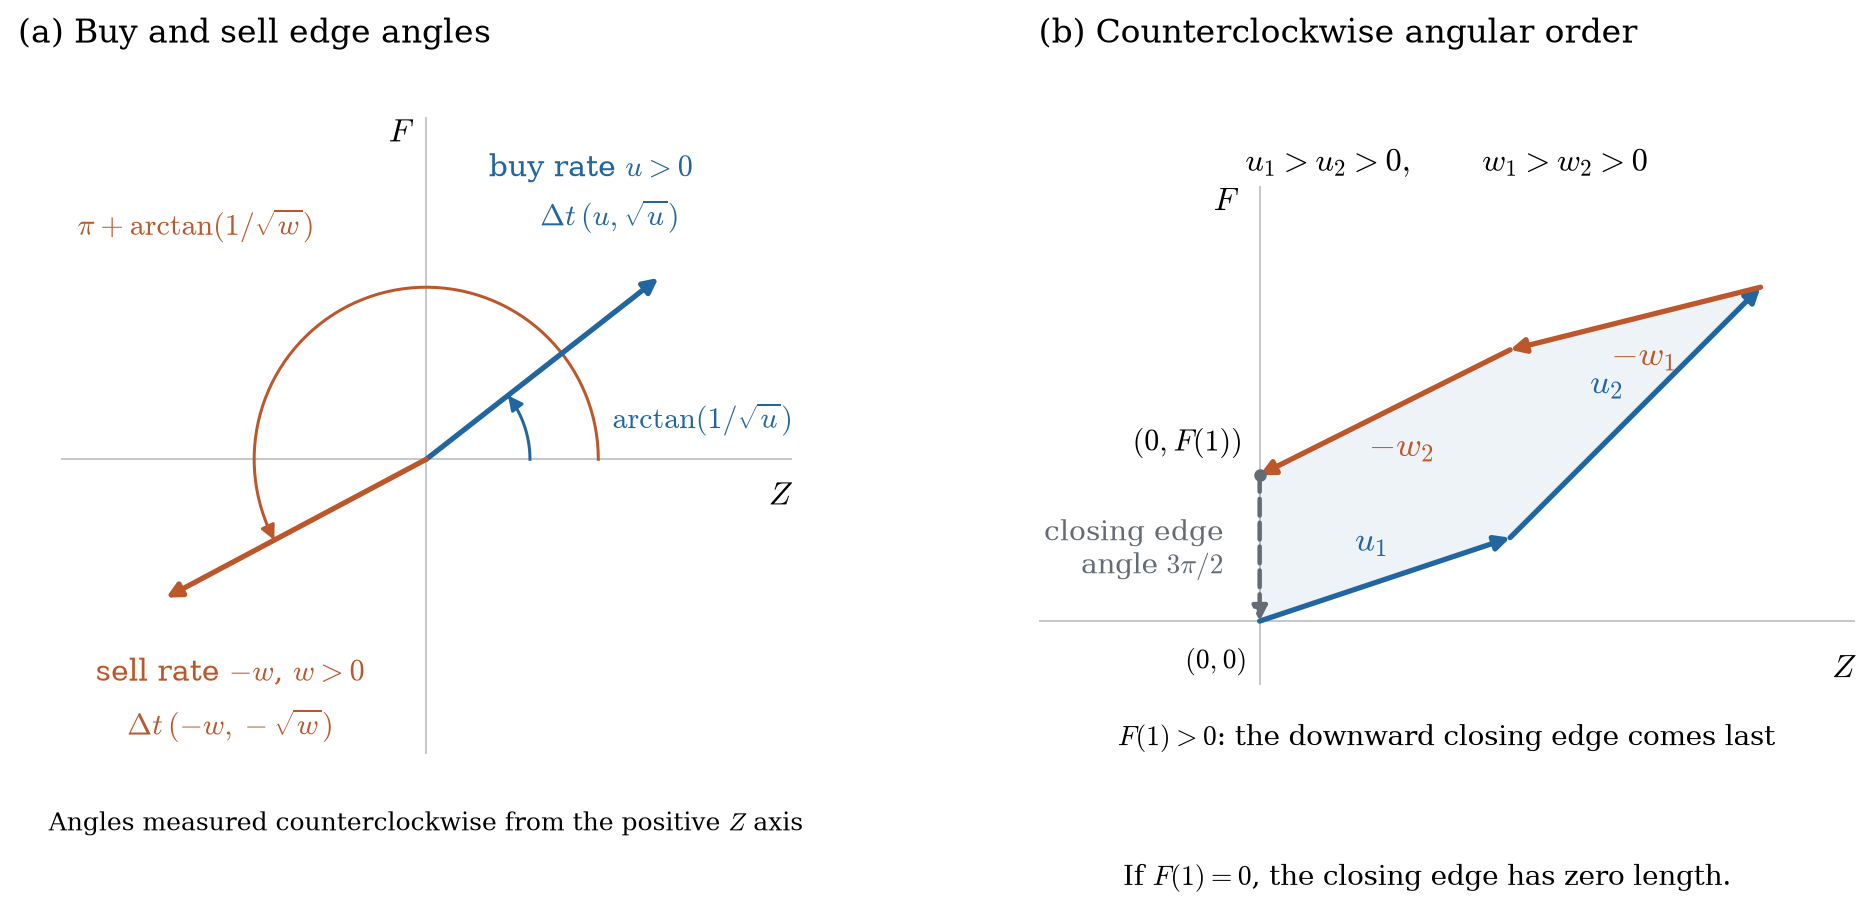

Write Python code to recreate this figure.
"""Approved Appendix A illustration of edge angles and angular ordering.

Run with MPLCONFIGDIR=/private/tmp/no-manipulation-mpl python3
figs/fig_angular_order.py. Outputs PDF and PNG beside this script.
Exact Fraction calculations check round-trip volume, time, A, B, F(1),
the line integral K, and the signed polygon area in all 24 orderings.
"""

from fractions import Fraction as Q
from itertools import permutations
from pathlib import Path

import matplotlib
matplotlib.use("Agg")
import matplotlib.pyplot as plt
import numpy as np


RATES = [1, 9, -4, -16]
PHI = [1, 3, -2, -4]
DURATIONS = [Q(144, 205), Q(16, 205), Q(36, 205), Q(9, 205)]
ORIGINAL = [0, 1, 3, 2]
ORDERED = [1, 0, 3, 2]
BLUE, ORANGE, GRAY = "#2266a0", "#bb572b", "#646b73"


def path(order):
    points = [(Q(0), Q(0))]
    integral = Q(0)
    for i in order:
        z, f = points[-1]
        dz, df = DURATIONS[i]*RATES[i], DURATIONS[i]*PHI[i]
        integral += (z + dz/2)*df
        points.append((z+dz, f+df))
    area = sum(x*y2-x2*y for (x, y), (x2, y2)
               in zip(points, points[1:] + points[:1]))/2
    assert integral == area
    return points, area


def invariants(order):
    return tuple(sum(DURATIONS[i]*value[i] for i in order)
                 for value in ([1]*4, RATES, PHI,
                               [v*v for v in RATES], list(map(abs, RATES))))


def check():
    inv = invariants(ORIGINAL)
    assert inv[0] == 1 and inv[1] == 0 and inv[2] > 0
    _, maximum = path(ORDERED)
    for order in permutations(range(4)):
        assert invariants(order) == inv
        assert path(order)[1] <= maximum
    points, _ = path(ORDERED)
    vectors = [(x2-x, y2-y) for (x, y), (x2, y2)
               in zip(points, points[1:] + points[:1])]
    assert all(a*d-b*c > 0 for (a, b), (c, d)
               in zip(vectors, vectors[1:] + vectors[:1]))
    print("Exact checks passed: all 24 orderings; time, volume, F(1), A, B;")
    print("line integral equals signed area; ordered polygon is convex.")
    print(f"Original K = {path(ORIGINAL)[1]}; ordered K = {maximum}")


def arrow(ax, a, b, color, dashed=False, width=1.8):
    ax.annotate("", xy=b, xytext=a,
                arrowprops=dict(arrowstyle="-|>", color=color, lw=width,
                                linestyle="--" if dashed else "-",
                                mutation_scale=12, shrinkA=0, shrinkB=0))


def axes_at_origin(ax, xlim, ylim):
    ax.set(xlim=xlim, ylim=ylim, aspect="equal")
    ax.axis("off")
    ax.plot(xlim, [0, 0], color="#bdc2c7", lw=.7, zorder=0)
    ax.plot([0, 0], ylim, color="#bdc2c7", lw=.7, zorder=0)
    ax.text(xlim[1], -.09, "$Z$", ha="right", va="top", fontsize=13)
    ax.text(-.07, ylim[1], "$F$", ha="right", va="top", fontsize=13)


def angle_arc(ax, degrees, radius, color):
    angles = np.deg2rad(np.linspace(0, degrees, 150))
    points = radius*np.column_stack([np.cos(angles), np.sin(angles)])
    ax.plot(points[:, 0], points[:, 1], color=color, lw=1.2)
    arrow(ax, points[-5], points[-1], color, width=1.2)


def directions(ax):
    axes_at_origin(ax, (-1.55, 1.55), (-1.25, 1.45))
    buy_angle, sell_angle = 38, 208
    # The positive magnitudes are cot(angle)^2, so the displayed vectors
    # have exactly the slopes 1/sqrt(u) and 1/sqrt(w).
    buy = 1.25*np.array([np.cos(np.deg2rad(buy_angle)),
                         np.sin(np.deg2rad(buy_angle))])
    sell = 1.25*np.array([np.cos(np.deg2rad(sell_angle)),
                          np.sin(np.deg2rad(sell_angle))])
    arrow(ax, (0, 0), buy, BLUE, width=2.1)
    arrow(ax, (0, 0), sell, ORANGE, width=2.1)
    angle_arc(ax, buy_angle, .44, BLUE)
    angle_arc(ax, sell_angle, .73, ORANGE)
    ax.text(.79, .13, r"$\arctan(1/\sqrt{u})$", color=BLUE, fontsize=12)
    ax.text(-1.48, .95, r"$\pi+\arctan(1/\sqrt{w})$",
            color=ORANGE, fontsize=12)
    ax.text(.70, 1.20, r"buy rate $u>0$", color=BLUE, ha="center", fontsize=12)
    ax.text(.78, .99, r"$\Delta t\,(u,\sqrt{u})$", color=BLUE,
            ha="center", fontsize=12)
    ax.text(-.83, -.94, r"sell rate $-w$, $w>0$", color=ORANGE,
            ha="center", fontsize=12)
    ax.text(-.83, -1.17, r"$\Delta t\,(-w,-\sqrt{w})$", color=ORANGE,
            ha="center", fontsize=12)
    ax.text(.5, -.12, "Angles measured counterclockwise from the positive $Z$ axis",
            transform=ax.transAxes, ha="center", fontsize=10)


def ordered_polygon(ax):
    points = np.array(path(ORDERED)[0], dtype=float)
    axes_at_origin(ax, (-.62, 1.67), (-.18, 1.22))
    ax.fill(points[:, 0], points[:, 1], color=BLUE, alpha=.075, zorder=0)
    labels = [r"$u_1$", r"$u_2$", r"$-w_1$", r"$-w_2$"]
    for j, label in enumerate(labels):
        a, b = points[j:j+2]
        color = BLUE if j < 2 else ORANGE
        arrow(ax, a, b, color, width=2.1)
        delta = b-a
        offset = np.array([-delta[1], delta[0]])
        offset = offset/np.linalg.norm(offset)*.11
        ax.text(*((a+b)/2+offset), label, color=color,
                ha="center", va="center", fontsize=14)
    arrow(ax, points[-1], points[0], GRAY, dashed=True, width=1.8)
    ax.scatter(*points[-1], color=GRAY, s=16, zorder=4)
    ax.text(-.045, points[-1, 1]+.045, r"$(0,F(1))$",
            ha="right", va="bottom", fontsize=12)
    ax.text(-.10, .20, "closing edge\n"+r"angle $3\pi/2$",
            color=GRAY, ha="right", va="center", fontsize=11)
    ax.text(-.035, -.075, "$(0,0)$", ha="right", va="top", fontsize=11)
    ax.text(.5, 1.03, r"$u_1>u_2>0,\qquad w_1>w_2>0$",
            transform=ax.transAxes, ha="center", fontsize=13)
    ax.text(.5, -.12, r"$F(1)>0$: the downward closing edge comes last",
            transform=ax.transAxes, ha="center", fontsize=11)


def main():
    check()
    plt.rcParams.update({"font.family": "serif", "font.size": 11,
                         "mathtext.fontset": "cm", "pdf.fonttype": 42})
    fig, axes = plt.subplots(1, 2, figsize=(10.8, 5.2))
    fig.subplots_adjust(left=.035, right=.98, top=.86, bottom=.18, wspace=.25)
    directions(axes[0])
    ordered_polygon(axes[1])
    fig.text(.035, .94, "(a) Buy and sell edge angles", fontsize=13)
    fig.text(.56, .94, "(b) Counterclockwise angular order", fontsize=13)
    fig.text(.76, .04, r"If $F(1)=0$, the closing edge has zero length.",
             ha="center", fontsize=11)
    base = Path(__file__).with_suffix("")
    fig.savefig(base.with_suffix(".pdf"), bbox_inches="tight")
    fig.savefig(base.with_suffix(".png"), dpi=180, bbox_inches="tight")
    plt.close(fig)


if __name__ == "__main__":
    main()
